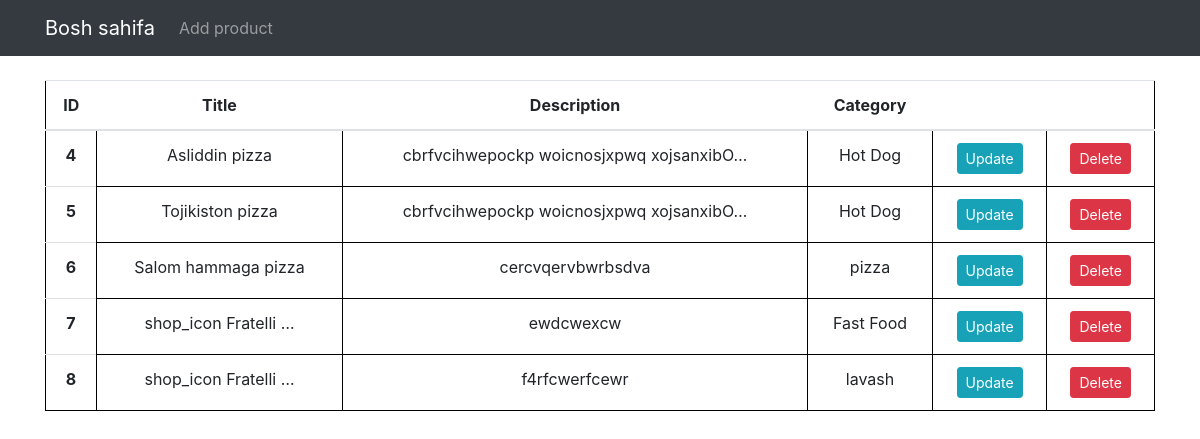
Before: /forms/ with the older database file.
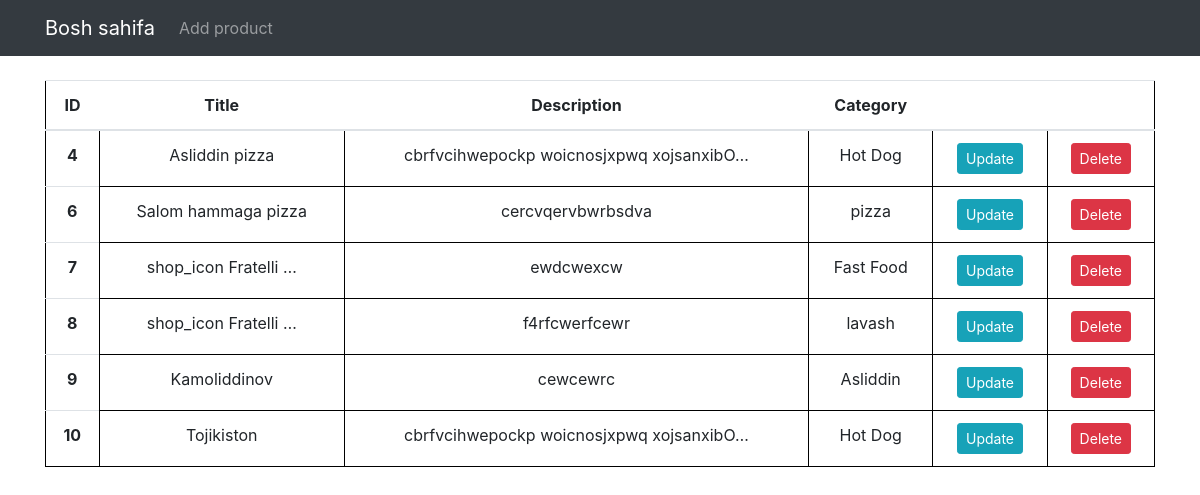
After: the same page with the newer database file.
### forms/models.py (models this page shows, shortened)
class Product(models.Model):
    title = models.CharField(max_length=255)
    description = models.TextField()
    image = models.ImageField(upload_to = "images/", null=True)
    category = models.ForeignKey(Category, on_delete=models.CASCADE)
    created_at = models.DateTimeField(auto_now_add=True)
    updated_at = models.DateTimeField(auto_now=True)

class Category(models.Model):
    name = models.CharField(max_length=255)
    created_at = models.DateTimeField(auto_now_add=True)
    updated_at = models.DateTimeField(auto_now=True)
    icon = models.ImageField(upload_to = "images/", null=True)
    def __str__(self):
        return self.name

### forms/views.py (the view)
# urls.py: path("", list, name="product-list"),
def list(request):
    products = Product.objects.all()
    context = {
        "products": products
    }
    return render(request, "forms/list.html", context)

### templates/forms/list.html (shortened to what this page needs)
<!DOCTYPE html>
<html lang="en">
<head>
    <link rel="stylesheet" href="https://maxcdn.bootstrapcdn.com/bootstrap/4.0.0/css/bootstrap.min.css"
>
</head>
<body>
    <nav class="navbar navbar-expand-lg navbar-dark bg-dark">
        <div class="container">
            <a class="navbar-brand" href="{% url 'bosh-sahifa' %}">Bosh sahifa</a>
            <div class="collapse navbar-collapse" id="navbarSupportedContent">
                <ul class="navbar-nav mr-auto">
                    <li class="nav-item">
                        <a class="nav-link" href="{% url 'product-create' %}">Add product</a>
                    </li>
                </ul>
            </div>
        </div>
    </nav>
<div class="container mt-4">
    <table class="table">
        <thead>
            <tr style="text-align: center;">
                <th scope="col">ID</th>
                <th scope="col">Title</th>
                <th scope="col">Description</th>
                <th scope="col">Category</th>
                <th scope="col"></th>
                <th scope="col"></th>
            </tr>
        </thead>
        <tbody>
            {% for product in products %}
                <tr style="text-align: center;">
                    <th scope="row">{{product.id}}</th>
                    <td>{{product.title|truncatechars:20}}</td>
                    <td>{{product.description|truncatechars:40}}</td>
                    <td>{{product.category}}</td>
                    <td>
                        <a href="{% url 'product-update' pk=product.id %}" class="btn btn-info btn-sm">
                            Update
                        </a>
                    </td>
                    <td>
                        <a href="{% url 'product-delete' pk=product.id %}" class="btn btn-danger btn-sm">Delete</a>
                    </td>
                </tr>
            {% endfor %}
        </tbody>
    </table>
</div>

### templates/forms/list.html (style rules this page uses)
table, tr, td { border: 1px solid black; border-collapse: collapse; }

Changed rows visible on the page:
removed Product: id "5", title "Tojikiston pizza", description "cbrfvcihwepockp woicnosjxpwq xojsanxibO…", category "Hot Dog"
added Product: id "9", title "Kamoliddinov", description "cewcewrc", category "Asliddin"
added Product: id "10", title "Tojikiston", description "cbrfvcihwepockp woicnosjxpwq xojsanxibO…", category "Hot Dog"
